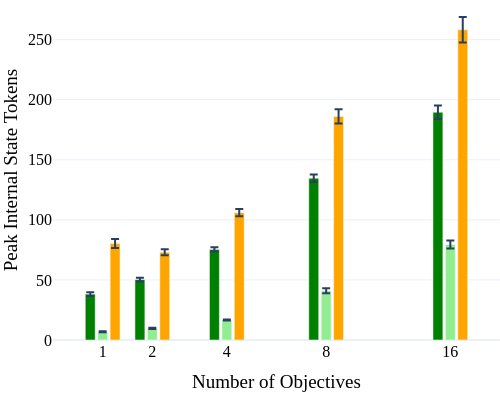

Notebook code for this chart:
### Code cell
fig = go.Figure()

# ABBEL Tokens
fig.add_trace(go.Bar(
    x=[objs_to_x[o] - 0.25 for o in all_num_objs],
    y=[np.mean(t) for t in beliefs],
    error_y=dict(type='data', array=[np.std(t)/np.sqrt(len(t)) for t in beliefs]),
    name='ABBEL',
    marker_color='green',
    width=0.2
))

# ABBEL (Length Penalty) Tokens
fig.add_trace(go.Bar(
    x=[objs_to_x[o] for o in all_num_objs],
    y=[np.mean(t) for t in beliefs_pen],
    error_y=dict(type='data', array=[np.std(t)/np.sqrt(len(t)) for t in beliefs_pen]),
    name='ABBEL (Length Penalty)',
    marker_color='lightgreen',
    width=0.2
))

# MEM1 (Instruct) Tokens
fig.add_trace(go.Bar(
    x=[objs_to_x[o] + 0.25 for o in all_num_objs],
    y=[np.mean(t) for t in internal_states],
    error_y=dict(type='data', array=[np.std(t)/np.sqrt(len(t)) for t in internal_states]),
    name='MEM1 (Instruct)',
    marker_color='orange',
    width=0.2
))

fig.update_layout(
    xaxis_title='Number of Objectives',
    yaxis_title='Peak Internal State Tokens',
    template='plotly_white',
    font=dict(family='Times New Roman', size=16, color='black'),
    width=500,
    height=400,
    showlegend=False,
    xaxis=dict(tickvals=[objs_to_x[o] for o in all_num_objs], ticktext=all_num_objs, range=[0, 9]),
    margin=dict(l=0, r=0, t=0, b=60)
)

fig.show()
fig.write_image("figures/QA_peak_tokens_memory_only.pdf", width=500, height=400)

### Figure 1 — Plotly figure (JSON) as saved in the notebook; plotly's stock layout.template omitted (floating-point values rounded to 4 significant figures)
{"data": [{"error_y": {"array": [1.569, 1.536, 1.708, 3.171, 5.684], "type": "data"}, "marker": {"color": "green"}, "name": "ABBEL", "type": "bar", "width": 0.2, "x": [0.75, 1.75, 3.25, 5.25, 7.75], "y": [38.17, 50.28, 75.39, 134.7, 189.6]}, {"error_y": {"array": [0.4076, 0.4778, 0.4486, 2.021, 3.397], "type": "data"}, "marker": {"color": "lightgreen"}, "name": "ABBEL (Length Penalty)", "type": "bar", "width": 0.2, "x": [1, 2, 3.5, 5.5, 8], "y": [6.841, 9.73, 16.61, 40.97, 79.5]}, {"error_y": {"array": [3.739, 2.557, 3.09, 5.968, 10.65], "type": "data"}, "marker": {"color": "orange"}, "name": "MEM1 (Instruct)", "type": "bar", "width": 0.2, "x": [1.25, 2.25, 3.75, 5.75, 8.25], "y": [80.27, 73.07, 106.0, 186.1, 258.2]}], "layout": {"font": {"color": "black", "family": "Times New Roman", "size": 16}, "height": 400, "margin": {"b": 60, "l": 0, "r": 0, "t": 0}, "showlegend": false, "width": 500, "xaxis": {"range": [0, 9], "ticktext": [1, 2, 4, 8, 16], "tickvals": [1, 2, 3.5, 5.5, 8], "title": {"text": "Number of Objectives"}}, "yaxis": {"title": {"text": "Peak Internal State Tokens"}}}}
